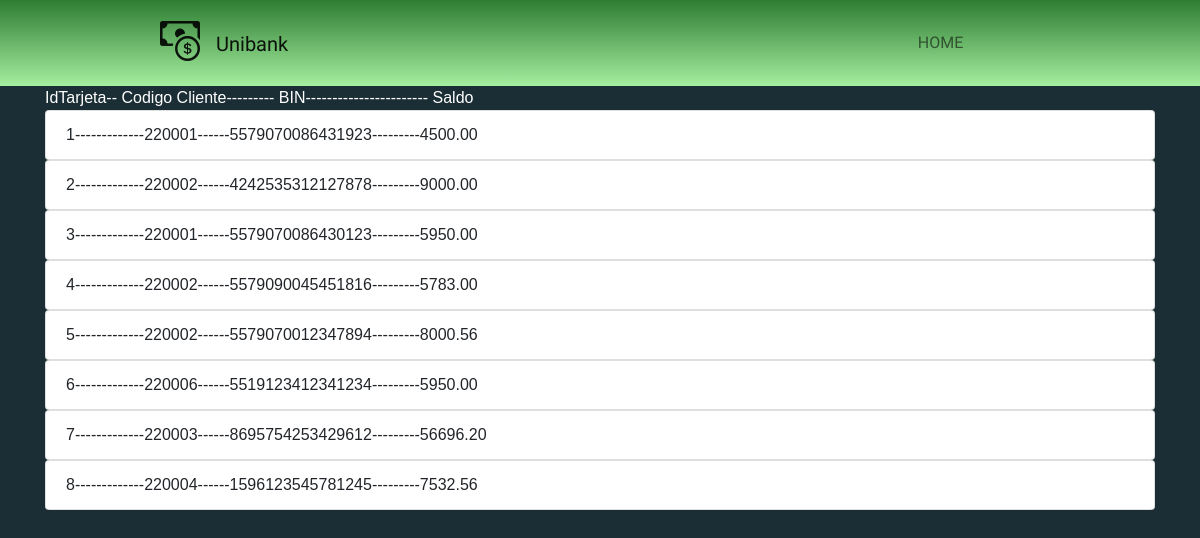
The app's page /rscEjecutivo/debitoCuentas.php, older data.
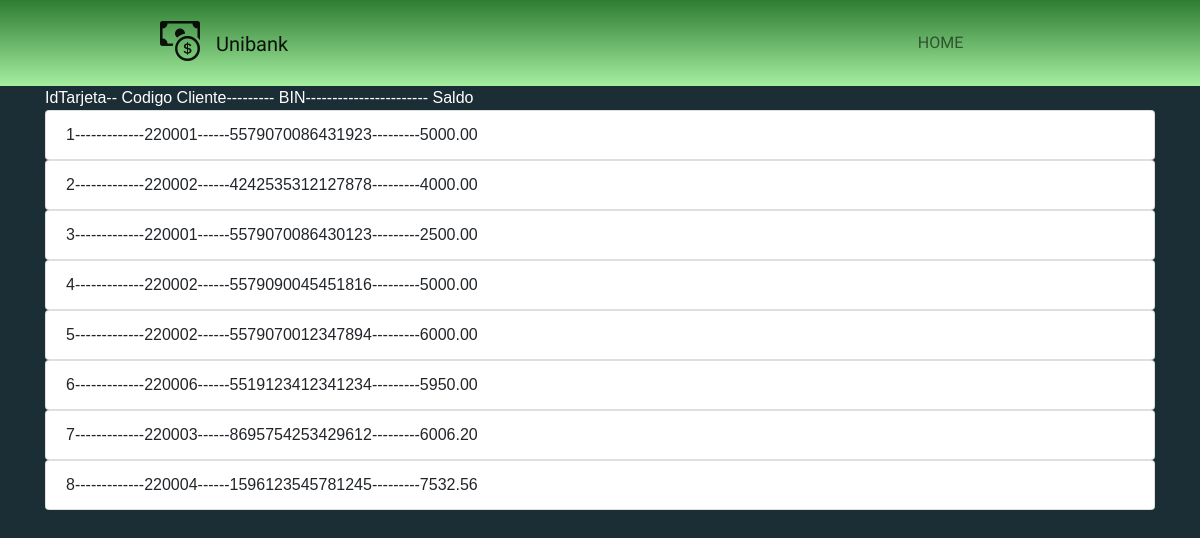
The same page, newer data.
### tables this page shows
CREATE TABLE `debito` (
  `idTarjeta` int(11) NOT NULL,
  `codigoCliente` varchar(50) NOT NULL DEFAULT '',
  `BIN` varchar(16) NOT NULL,
  `expira` date NOT NULL,
  `codeSecurity` int(11) NOT NULL,
  `nip` varchar(4) NOT NULL,
  `saldoDeb` decimal(20,2) DEFAULT NULL
);

### rscEjecutivo/debitoCuentas.php (the view, shortened to what this page needs)
<?php session_start();
$objeto = new Conexion();
$conexion = $objeto->Conectar();
require '../vistas/headerEspecifico.php';
$consulta = "SELECT * FROM debito";
$resultado = $conexion->prepare($consulta);
$resultado->execute();
$datos=$resultado->fetchAll(PDO::FETCH_ASSOC);
?>
<div class="container">
<td>IdTarjeta--</td>
            <td>Codigo Cliente---------</td>
            <td>BIN-----------------------</td>
            <td> Saldo</td>
    <table class="default">
        <tr>
            <?php foreach ($datos as $dato):?>
            <ul class="list-group">
                    <li class="list-group-item"><?php echo $dato['idTarjeta'] .'-------------'. $dato['codigoCliente'] .'------'. $dato['BIN'] .'---------'. $dato['saldoDeb'];?></li>
            </ul>
            <?php endforeach ?>
        </tr>
    </table>
</div>

Row changes from the older to the newer data that the page shows:
changed debito id 1: saldoDeb "4500.00" → "5000.00"
changed debito id 2: saldoDeb "9000.00" → "4000.00"
changed debito id 3: saldoDeb "5950.00" → "2500.00"
changed debito id 4: saldoDeb "5783.00" → "5000.00"
changed debito id 5: saldoDeb "8000.56" → "6000.00"
changed debito id 7: saldoDeb "56696.20" → "6006.20"
